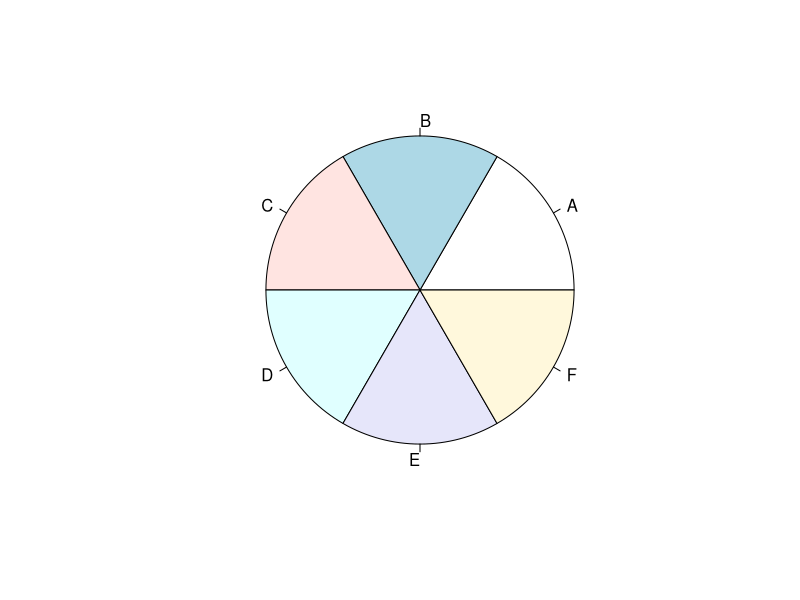
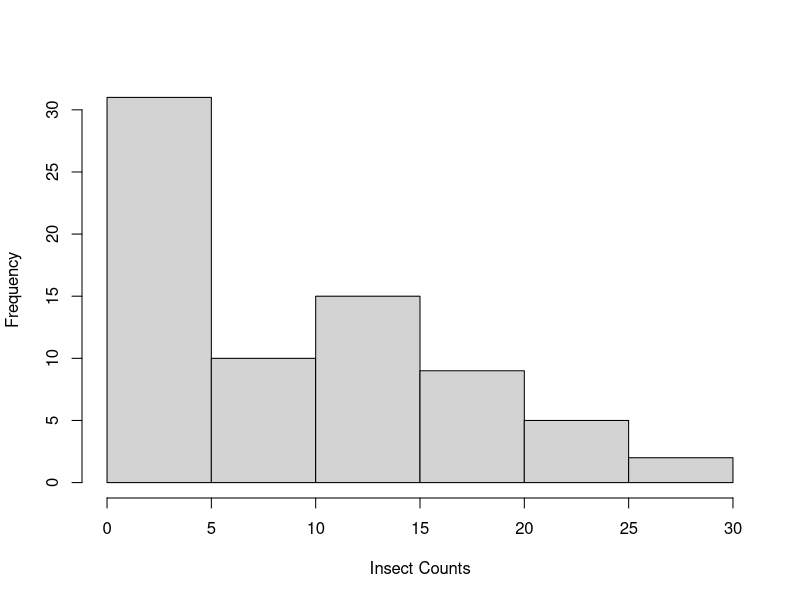

Write R code to recreate these figures, in order.
install.packages('knitr')
library(knitr)

install.packages('rmarkdown')

data("InsectSprays")
dim(InsectSprays)
table(InsectSprays[, 'spray'])
pie(table(InsectSprays[, 'spray']))
summary(InsectSprays[, 'count'])
hist(InsectSprays[, 'count'], xlab = 'Insect Counts', main = '')
